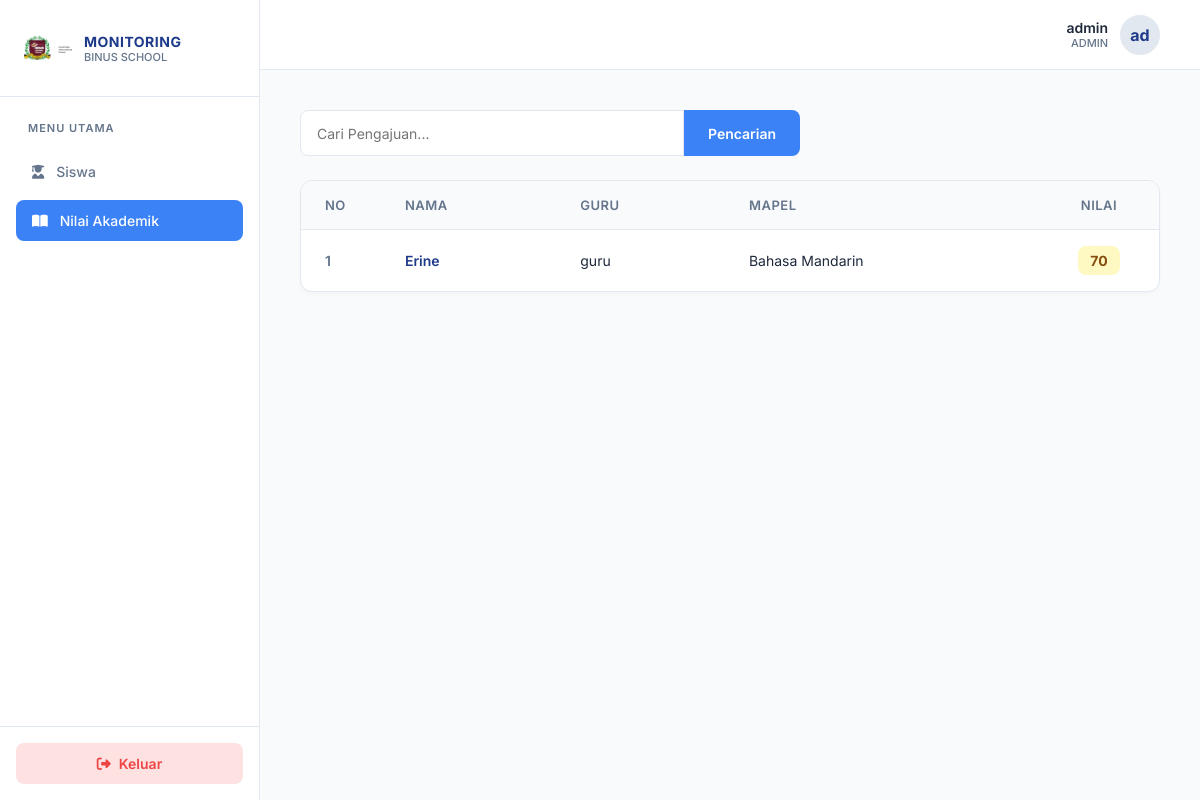
Screenshot of /nilai-akademik/ (signed in) with the database file from the repository.
### monitoring/models.py (models this page shows, shortened)
class Nilai(models.Model):
    guru = models.ForeignKey(AbstractUser, on_delete=models.CASCADE, related_name='inputted_grades')
    murid = models.ForeignKey(Murid, on_delete=models.CASCADE, related_name='nilai_set')
    mapel = models.ForeignKey(MataPelajaran, on_delete=models.CASCADE, related_name='grades')
    nilai = models.IntegerField()
    updated_year = models.IntegerField()

class Murid(models.Model):
    GENDER_CHOICES = (
        ('Laki-Laki', 'Laki-Laki'),
        ('Perempuan', 'Perempuan'),
    )
    name = models.CharField(max_length=255)
    jenis_kelamin = models.CharField(max_length=20, choices=GENDER_CHOICES)
    tanggal_lahir = models.DateField()
    kelas = models.CharField(max_length=50)
    foto = models.ImageField(upload_to='murid/', blank=True, null=True)
    status = models.BooleanField(default=True)
    ortu = models.ForeignKey(AbstractUser, on_delete=models.CASCADE, related_name='children')

class AbstractUser(models.Model):
    ROLE_CHOICES = (
        (1, 'Guru'),
        (2, 'Ortu'),
        (3, 'Admin'),
    )
    user = models.OneToOneField(User, on_delete=models.CASCADE, related_name='abstract_user')
    name = models.CharField(max_length=255)
    roles = models.IntegerField(choices=ROLE_CHOICES, default=2)
    status = models.BooleanField(default=False)

class MataPelajaran(models.Model):
    nama = models.CharField(max_length=255)

### monitoring/views.py (the view)
# urls.py: path('nilai-akademik/', views.nilai_akademik_view, name='nilai_akademik'),
@login_required
def nilai_akademik_view(request):
    role = request.session.get('roles')
    user_id = request.session.get('user_id')
    if role == 'ORTU':
        grades = Nilai.objects.filter(murid__ortu_id=user_id)
    else:
        grades = Nilai.objects.all()
    search_query = request.GET.get('search', '')
    if search_query:
        grades = grades.filter(murid__name__icontains=search_query)
    murids = Murid.objects.all()
    mapels = MataPelajaran.objects.all()
    return render(request, 'monitoring/nilai_akademik.html', {
        'grades': grades,
        'search_query': search_query,
        'murids': murids,
        'mapels': mapels,
    })

### monitoring/templates/monitoring/nilai_akademik.html (shortened to what this page needs)
{% extends 'monitoring/base.html' %}
{% block content %}
<div class="page-header">
    <form method="GET" action="{% url 'nilai_akademik' %}" class="search-container">
        <input type="text" name="search" class="search-input" placeholder="Cari Pengajuan..." value="{{ search_query }}">
        <button type="submit" class="search-btn">Pencarian</button>
    </form>
</div>
<div class="table-card">
    <div class="table-responsive">
        <table class="grade-table">
            <thead>
                <tr>
                    <th style="width: 80px;">No</th>
                    <th>Nama</th>
                    <th>Guru</th>
                    <th>Mapel</th>
                    <th style="text-align: center; width: 120px;">Nilai</th>
                </tr>
            </thead>
            <tbody>
                {% for grade in grades %}
                    <tr>
                        <td style="font-weight: 600; color: var(--text-muted);">{{ forloop.counter }}</td>
                        <td style="font-weight: 600; color: var(--primary);">{{ grade.murid.name }}</td>
                        <td>{{ grade.guru.name }}</td>
                        <td>{{ grade.mapel.nama }}</td>
                        <td style="text-align: center;">
                            <span class="grade-badge {% if grade.nilai >= 80 %}grade-high{% elif grade.nilai >= 60 %}grade-mid{% else %}grade-low{% endif %}">
                                {{ grade.nilai }}
                            </span>
                        </td>
                    </tr>
                {% endfor %}
            </tbody>
        </table>
    </div>
</div>
{% endblock %}

### monitoring/templates/monitoring/base.html (shortened to what this page needs)
{% load static %}
<!DOCTYPE html>
<html lang="id">
<head>
    <link rel="stylesheet" href="https://cdnjs.cloudflare.com/ajax/libs/font-awesome/6.4.0/css/all.min.css">
</head>
<body>
    <div class="sidebar">
        <div class="sidebar-header">
            <img src="{% static 'monitoring/logo_tk.png' %}" alt="BINUS SCHOOL Logo" style="width: 48px; height: 48px; object-fit: contain;">
            <div class="logo-text">
                <span class="logo-title">MONITORING</span>
                <span class="logo-subtitle">BINUS SCHOOL</span>
            </div>
        </div>
        <ul class="sidebar-menu">
            <span class="menu-label">Menu Utama</span>
            <li class="sidebar-item {% if request.resolver_match.url_name == 'siswa' %}active{% endif %}">
                <a href="{% url 'siswa' %}">
                    <i class="fa-solid fa-user-graduate"></i>
                    <span>Siswa</span>
                </a>
            </li>
            <li class="sidebar-item {% if request.resolver_match.url_name == 'nilai_akademik' %}active{% endif %}">
                <a href="{% url 'nilai_akademik' %}">
                    <i class="fa-solid fa-book-open"></i>
                    <span>Nilai Akademik</span>
                </a>
            </li>
        </ul>
        <div class="sidebar-footer">
            <a href="{% url 'logout' %}" class="logout-btn">
                <i class="fa-solid fa-right-from-bracket"></i>
                <span>Keluar</span>
            </a>
        </div>
    </div>
    <div class="main-container">
        <header class="header">
            <div class="user-profile">
                <div class="user-info">
                    <div class="user-name">{{ request.session.name|default:"PENGGUNA" }}</div>
                    <div class="user-role">{{ request.session.roles|default:"GUEST" }}</div>
                </div>
                <div class="user-avatar">
                    {{ request.session.name|slice:":2"|default:"U" }}
                </div>
            </div>
        </header>
        <main class="content">
            {% block content %}{% endblock %}
        </main>
    </div>
</body>
</html>

### rows the page displays
Nilai: murid.name "Erine", guru.name "guru", mapel.nama "Bahasa Mandarin", nilai "70"

### other values shown
{{ request.session.name|default:"PENGGUNA" }} "admin"
{{ request.session.roles|default:"GUEST" }} "ADMIN"
{{ request.session.name|slice:":2"|default:"U" }} "ad"
